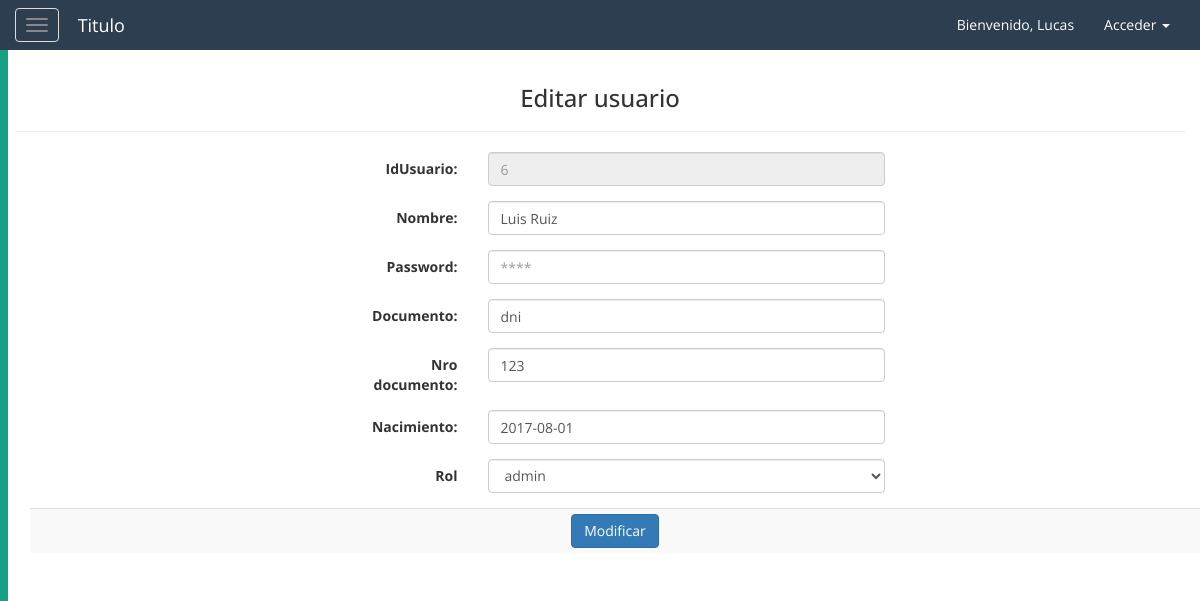
/php/usuarios_editar.php?id=6 (signed in), run on the app's committed database.
### tables this page shows
CREATE TABLE `usuario` (
  `idUsuario` int NOT NULL AUTO_INCREMENT,
  `nombre` varchar(45) DEFAULT NULL,
  `rol` enum('chofer','admin','supervisor','mecanico') NOT NULL DEFAULT 'chofer',
  `password` varchar(50) NOT NULL,
  `num_doc` int(11) NOT NULL,
  `tipo_doc` varchar(45) NOT NULL,
  `fecha_nacimiento` date DEFAULT NULL,
  primary key(idUsuario)
);

### php/conexion/control.php (called while the page is built, shortened)
<?php
    class controlDB{
        function __construct(){
            try{
            $host="localhost";
            $db_name="logistica";
            $user="root";
            $pass="";
            $this->con=mysqli_connect($host,$user,$pass) or die("Error en la conexion");
            mysqli_select_db($this->con,$db_name) or die("no se encontro bbdd");
            }catch(Exception $ex){
                throw $ex;
            }
        }
        function consultar($sql){
        $link=$this->con;
        $stmt = mysqli_prepare($link, $sql);
         mysqli_stmt_execute($stmt);
            $result = $stmt->get_result();
        $data=null;
        while($fila=$result->fetch_assoc()){
            $data[]=$fila;
        }
        return $data;
        }
    }
?>

### php/usuarios/editar.php (the view, shortened to what this page needs)
<?php
    $cod=$_GET['id'];
    require_once "/conexion/control.php";
    $obj = new controlDB();
    $user=$obj->consultar("select * from usuario where idUsuario=$cod");
?>
<div class="row">
    <div class="col">
        <h3>Editar usuario</h3>
        <hr>
    </div>
</div>
<div class="container">
    <div class="row">
        <div class="col">
           <form action="usuarios/registrar.php" method="post" class="form-horizontal">
            <table class="table table-striped  table-condensed table-hover">
            <?php foreach($user as $users){ ?>
                <div class="form-group">
                  <div class="col-xs-12 col-lg-6 col-lg-offset-3">
                  <label class="control-label col-xs-4 col-sm-3">IdUsuario:</label>
                  <div class="col-xs-8 col-sm-9">
                    <input type="text" class="form-control"  placeholder="<?php echo $users['idUsuario']; ?>" name="idUsuario" readonly="readonly">
                  </div>
                  </div>
                </div>
                <div class="form-group">
                  <div class="col-xs-12 col-lg-6 col-lg-offset-3">
                  <label class="control-label col-xs-4 col-sm-3">Nombre:</label>
                  <div class="col-xs-8 col-sm-9">
                    <input type="text" class="form-control"  value="<?php echo $users['nombre']; ?>" name="nombre">
                  </div>
                  </div>
                </div>
                <div class="form-group">
                  <div class="col-xs-12 col-lg-6 col-lg-offset-3">
                  <label class="control-label col-xs-4 col-sm-3">Password:</label>
                  <div class="col-xs-8 col-sm-9">
                    <input type="password" class="form-control"  placeholder="****" name="pass" required>
                  </div>
                  </div>
                </div>
                <div class="form-group">
                  <div class="col-xs-12 col-lg-6 col-lg-offset-3">
                  <label class="control-label col-xs-4 col-sm-3">Documento:</label>
                  <div class="col-xs-8 col-sm-9">
                    <input type="text" class="form-control"  value="<?php echo $users['tipo_doc']; ?>" name="tipo_doc">
                  </div>
                  </div>
                </div>
                <div class="form-group">
                  <div class="col-xs-12 col-lg-6 col-lg-offset-3">
                  <label class="control-label col-xs-4 col-sm-3">Nro documento:</label>
                  <div class="col-xs-8 col-sm-9">
                    <input type="text" class="form-control"  value="<?php echo $users['num_doc']; ?>" name="num_doc">
                  </div>
                  </div>
                </div>
                <div class="form-group">
                  <div class="col-xs-12 col-lg-6 col-lg-offset-3">
                  <label class="control-label col-xs-4 col-sm-3">Nacimiento:</label>
                  <div class="col-xs-8 col-sm-9">
                    <input type="text" class="form-control"  value="<?php echo $users['fecha_nacimiento']; ?>" name="fecha_nacimiento">
                  </div>
                  </div>
                </div>
                <div class="form-group">
                    <div class="col-xs-12 col-lg-6 col-lg-offset-3">
                      <div class="control-label col-xs-4 col-sm-3">
                      <label for="sel1 ">Rol</label>
                      </div>
                      <div class="col-xs-8 col-sm-9">
                      <select class="form-control" id="sel1" name="rol">
                       <option value="<?php echo $users['rol']; ?>" selected><?php echo $users['rol']; ?></option>
                      </select>
                      </div>
                    </div>
                </div>
               <tr>
                   <td colspan="3" class="text-center">
                   <input type="submit" value="Modificar" class="btn btn-primary">
                   </td>
               </tr>
               <?php } ?>
            </table>
            </form>
    </div>
</div>

### css/estilos.css (style rules this page uses)
* { font-family: 'Open Sans', sans-serif; }

### data on the page
usuario: idUsuario "6", nombre "Luis Ruiz", tipo_doc "dni", num_doc "123", fecha_nacimiento "2017-08-01", rol "admin"

### other printed values
$_SESSION['usuario'] "Lucas"
